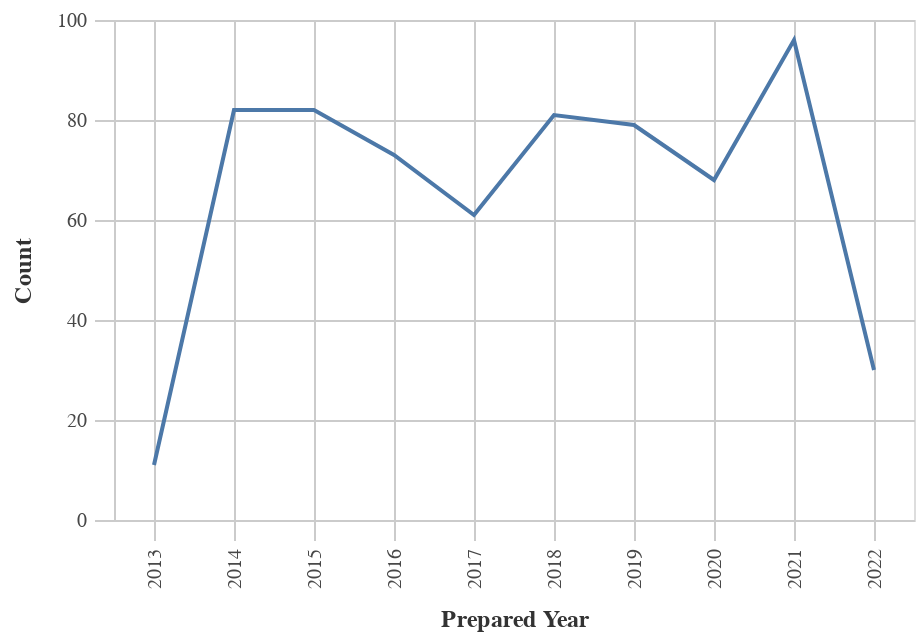

This figure's notebook cell:
### Code cell
#Line chart for Obligations by Year
chart_df = (df_top>>filter(_.variable=='prepared_y')).rename(columns= {"value":"Year"})
    
chart1= (_dla_utils_reports.basic_line_chart_test_no_save(chart_df, 'Year', 'count', district)).encode(x=alt.X('Year:O', title='Prepared Year'))
    
display(HTML("<h4><strong>Obligations by Year</strong></h4>"))
chart1

### Figure 1 — Vega-Lite specification as saved in the notebook (floating-point values rounded to 4 significant figures)
{"config": {"view": {"continuousWidth": 400, "continuousHeight": 300}, "axis": {"domainColor": "#cbcbcb", "grid": true, "gridColor": "#cbcbcb", "gridWidth": 1, "labelColor": "#474747", "labelFont": "Nunito Sans", "labelFontSize": 10, "labelPadding": 4, "tickColor": "#cbcbcb", "tickSize": 10, "titleColor": "#333", "titleFont": "Raleway", "titleFontSize": 12, "titlePadding": 10}, "axisBand": {"grid": false}, "background": "white", "font": "Raleway", "header": {"labelFont": "Nunito Sans", "titleFont": "Raleway"}, "legend": {"labelColor": "#333", "labelFont": "Nunito Sans", "labelFontSize": 11, "labelLimit": 0, "padding": 1, "symbolSize": 30, "symbolType": "square", "titleColor": "#333", "titleFont": "Raleway", "titleFontSize": 14, "titlePadding": 10}, "title": {"anchor": "middle", "font": "Raleway", "fontSize": 18, "fontWeight": 300, "offset": 20}}, "data": {"name": "data-807ed6c102fc519f15528e59f324505b"}, "mark": "line", "encoding": {"tooltip": [{"field": "Year", "type": "quantitative"}, {"field": "count", "type": "quantitative"}], "x": {"field": "Year", "title": "Prepared Year", "type": "ordinal"}, "y": {"field": "count", "title": "Count", "type": "quantitative"}}, "height": 250, "width": 400, "$schema": "https://vega.github.io/schema/vega-lite/v4.17.0.json", "datasets": {"data-807ed6c102fc519f15528e59f324505b": [{"Year": 2021.0, "count": 96, "variable": "prepared_y"}, {"Year": 2014.0, "count": 82, "variable": "prepared_y"}, {"Year": 2015.0, "count": 82, "variable": "prepared_y"}, {"Year": 2018.0, "count": 81, "variable": "prepared_y"}, {"Year": 2019.0, "count": 79, "variable": "prepared_y"}, {"Year": 2016.0, "count": 73, "variable": "prepared_y"}, {"Year": 2020.0, "count": 68, "variable": "prepared_y"}, {"Year": 2017.0, "count": 61, "variable": "prepared_y"}, {"Year": 2022.0, "count": 30, "variable": "prepared_y"}, {"Year": 2013.0, "count": 11, "variable": "prepared_y"}]}}
